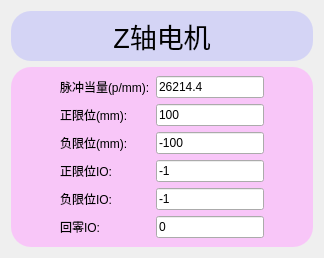
                <widget class="QWidget" name="page_Z">
                 <property name="styleSheet">
                  <string notr="true">#page_Z{
	background-color: rgba(255, 237, 216, 150);
}</string>
                 </property>
                 <attribute name="title">
                  <string>Z轴</string>
                 </attribute>
                 <layout class="QVBoxLayout" name="verticalLayout_7">
                  <item>
                   <widget class="QLabel" name="label_25">
                    <property name="minimumSize">
                     <size>
                      <width>57</width>
                      <height>50</height>
                     </size>
                    </property>
                    <property name="styleSheet">
                     <string notr="true">#label_25{
	border-radius: 20px;
	border:2px;
	border-color: rgba(170, 170, 255, 100);
	background-color: rgba(170, 170, 255, 100);
}</string>
                    </property>
                    <property name="text">
                     <string>&lt;html&gt;&lt;head/&gt;&lt;body&gt;&lt;p align=&quot;center&quot;&gt;&lt;span style=&quot; font-size:20pt;&quot;&gt;Z轴电机&lt;/span&gt;&lt;/p&gt;&lt;/body&gt;&lt;/html&gt;</string>
                    </property>
                   </widget>
                  </item>
                  <item>
                   <widget class="QWidget" name="widget_9" native="true">
                    <property name="styleSheet">
                     <string notr="true">#widget_9{

	border:5px;
	border-radius:20px;
	background-color: rgba(255, 170, 255, 150);
}</string>
                    </property>
                    <layout class="QGridLayout" name="gridLayout_4">
                     <item row="5" column="1">
                      <widget class="QLabel" name="label_65">
                       <property name="text">
                        <string>回零IO:</string>
                       </property>
                      </widget>
                     </item>
                     <item row="3" column="1">
                      <widget class="QLabel" name="label_53">
                       <property name="text">
                        <string>正限位IO:</string>
                       </property>
                      </widget>
                     </item>
                     <item row="1" column="1">
                      <widget class="QLabel" name="label_51">
                       <property name="text">
                        <string>正限位(mm):</string>
                       </property>
                      </widget>
                     </item>
                     <item row="0" column="3">
                      <spacer name="horizontalSpacer_15">
                       <property name="orientation">
                        <enum>Qt::Horizontal</enum>
                       </property>
                       <property name="sizeHint" stdset="0">
                        <size>
                         <width>40</width>
                         <height>20</height>
                        </size>
                       </property>
                      </spacer>
                     </item>
                     <item row="2" column="2">
                      <widget class="QLineEdit" name="Z_3">
                       <property name="text">
                        <string>-100</string>
                       </property>
                      </widget>
                     </item>
                     <item row="3" column="2">
                      <widget class="QLineEdit" name="Z_4">
                       <property name="text">
                        <string>-1</string>
                       </property>
                      </widget>
                     </item>
                     <item row="0" column="1">
                      <widget class="QLabel" name="label_26">
                       <property name="text">
                        <string>脉冲当量(p/mm):</string>
                       </property>
                      </widget>
                     </item>
                     <item row="1" column="2">
                      <widget class="QLineEdit" name="Z_2">
                       <property name="text">
                        <string>100</string>
                       </property>
                      </widget>
                     </item>
                     <item row="4" column="1">
                      <widget class="QLabel" name="label_58">
                       <property name="text">
                        <string>负限位IO:</string>
                       </property>
                      </widget>
                     </item>
                     <item row="0" column="0">
                      <spacer name="horizontalSpacer_14">
                       <property name="orientation">
                        <enum>Qt::Horizontal</enum>
                       </property>
                       <property name="sizeHint" stdset="0">
                        <size>
                         <width>40</width>
                         <height>20</height>
                        </size>
                       </property>
                      </spacer>
                     </item>
                     <item row="0" column="2">
                      <widget class="QLineEdit" name="Z_1">
                       <property name="text">
                        <string>26214.4</string>
                       </property>
                      </widget>
                     </item>
                     <item row="4" column="2">
                      <widget class="QLineEdit" name="Z_5">
                       <property name="text">
                        <string>-1</string>
                       </property>
                      </widget>
                     </item>
                     <item row="5" column="2">
                      <widget class="QLineEdit" name="Z_6">
                       <property name="text">
                        <string>0</string>
                       </property>
                      </widget>
                     </item>
                     <item row="2" column="1">
                      <widget class="QLabel" name="label_52">
                       <property name="text">
                        <string>负限位(mm):</string>
                       </property>
                      </widget>
                     </item>
                    </layout>
                   </widget>
                  </item>
                 </layout>
                </widget>
